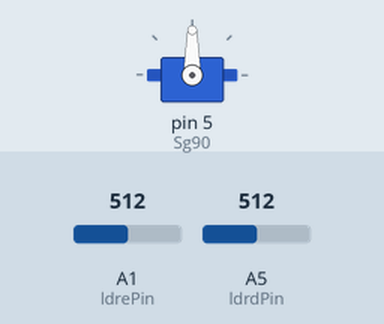
Simulated run of this sketch. Board: Arduino Uno, built with avr-gcc and run on an emulated ATmega328P. Parts: servo. Inputs (shaded band) come from the test bench; at power-on: A1 (ldrePin) = 512, A5 (ldrdPin) = 512.

Above: at 11.2 s.
11.3 s: A1 (ldrePin) set to 541
At 11.76 s:
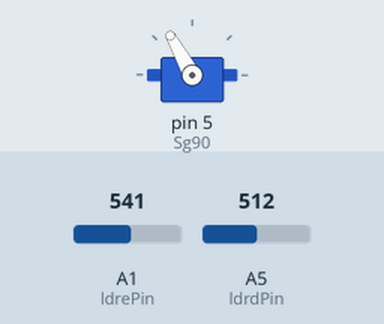
At 13.5 s:
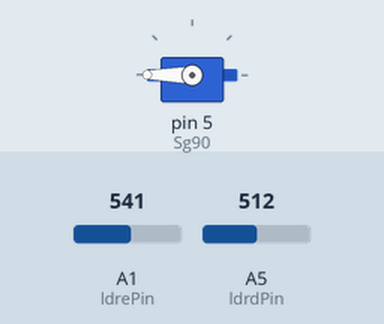
14.3 s: A5 (ldrdPin) set to 549
15.8 s: A5 (ldrdPin) set to 569
At 19.0 s:
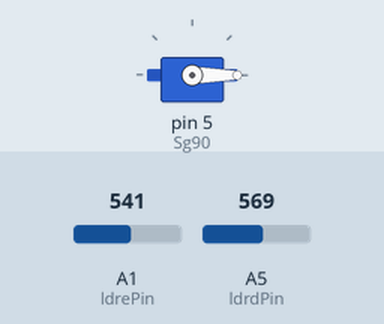
Timing chart, 0 to 20.5 s (numbered marks = the images above; inputs shaded):
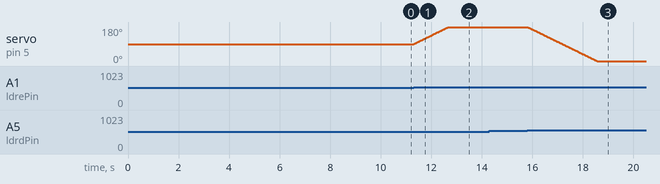

Measured:
- the behaviour switches between 532 and 533 on A1 (ldrePin) (found by bisection; images 0 and 1)
- the behaviour switches between 561 and 562 on A5 (ldrdPin) (found by bisection; images 2 and 3)
- after the input at 11.3 s, servo on pin 5 (Sg90): moves from 90° to 180° over 1.4 s, starting at once
- after the input at 14.3 s, every drawn part: stays the same
- after the input at 15.8 s, servo on pin 5 (Sg90): moves from 180° to 0° over 2.8 s, starting at once

The sketch:

Luminosity.ino
```cpp
// Seguidor de Luminosidade

#include<Servo.h>

Servo Sg90; //Cria um objeto tipo Servo

int ldrePin = 1; // Pino de entrada medindo a tensão no ldr do lado esquerdo

int ldrdPin = 5;// Pino de entrada medindo a tensão no ldr do lado direito

int ldreValor = 0; // Valor da tensão do ldr do lado esquerdo

int ldrdValor = 0; // Valor da tensão do ldr do lado direito

int diferenca = 0; // Diferença entre os valores medidos nos ldrs.

int angulo = 90;

void setup() {

Sg90.attach(5);

Sg90.write(90);

delay(10000);

//Serial.begin(9600); //Porta serial foi desabilitada para dar maior rapidez

}

void loop() {

ldreValor = analogRead(ldrePin);

ldrdValor = analogRead(ldrdPin);

diferenca = ldreValor - ldrdValor;

if(diferenca < -20) { //Maior luminosidade sobre o ldr da esquerda. Valor de compensação para o servo não ficar indeciso.

angulo -= 1;

if(angulo < 0 ) { angulo = 0; }

Sg90.write(angulo); //Gira para a esquerda

}

if(diferenca > 20) { //Maior luminosidade sobre o ldr da direita

angulo += 1;

if(angulo > 180) {angulo = 180; }

Sg90.write(angulo); //Gira para a direita

}

//Serial.print("\nValor ldr esquerdo: ");

//Serial.print(ldreValor);

//Serial.print("\nValor ldr direito: ");

//Serial.print(ldrdValor);

//Serial.print("\nValor do angulo: ");

//Serial.print(angulo);

//Serial.print("\nValor da diferenca: ");

//Serial.print(diferenca);

delay(15);

}
```
